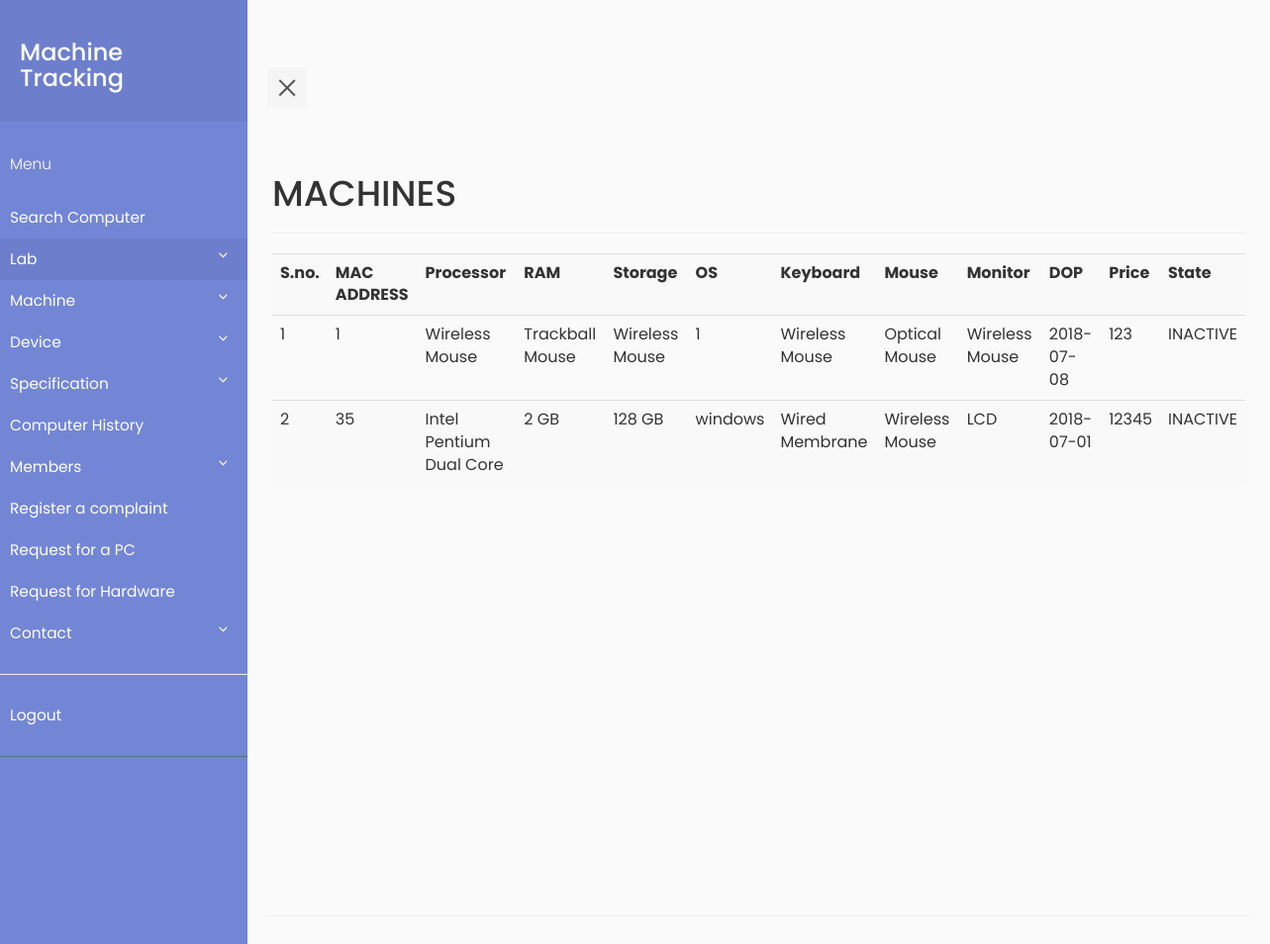
The app's page /new_machines.php (signed in) with its own data.
### tables this page shows
CREATE TABLE `machine` (
  `machine_id` int(11) NOT NULL,
  `MAC_ADDR` varchar(30) DEFAULT NULL,
  `processor` int(11) NOT NULL,
  `ram` int(11) NOT NULL,
  `memory` int(11) NOT NULL,
  `DOP` date DEFAULT NULL,
  `price` int(11) DEFAULT NULL,
  `state` varchar(10) DEFAULT NULL,
  `os` varchar(30) DEFAULT NULL,
  `monitor` int(11) NOT NULL,
  `keyboard` int(11) NOT NULL,
  `mouse` int(11) NOT NULL,
  `grn` int(11) NOT NULL
);

CREATE TABLE `specification` (
  `spec_id` int(11) NOT NULL,
  `spec` varchar(50) DEFAULT NULL,
  `name_id` int(11) DEFAULT NULL
);

### new_machines.php (the view, shortened to what this page needs)
<?php
    require_once "pdo.php";
?>
<html>
<head>
    <link rel="stylesheet" type="text/css" href="https://maxcdn.bootstrapcdn.com/bootstrap/3.3.7/css/bootstrap.min.css" >
    <link rel="stylesheet" type="text/css" href="style5.css">
</head>
<body>
            <div class="wrapper">
     <?php include "navbar.php" ;?>
         <div class="container-fluid row" id="content">
    <div class="page-header">
    <h1>MACHINES</h1>
    </div>
    <?php
        $stmtcnt = $pdo->query("SELECT COUNT(*) FROM machine ");
        $row = $stmtcnt->fetch(PDO::FETCH_ASSOC);
        if($row['COUNT(*)']!=='0')
        {
            $i=1;
            $stmtread = $pdo->query('SELECT * FROM machine ORDER BY MAC_ADDR');
            echo ("<table class=\"table table-striped\">
                <tr> <th>S.no.</th><th>MAC ADDRESS</th><th>Processor</th><th>RAM</th><th>Storage</th><th>OS</th><th>Keyboard</th><th>Mouse</th><th>Monitor</th><th>DOP</th><th>Price</th> <th>State</th> </tr>");
            while ( $row = $stmtread->fetch(PDO::FETCH_ASSOC) )
            {
                $stmtreadn = $pdo->prepare("SELECT * FROM position where machine_id = :mid");
                $stmtreadn->execute(array(':mid' => $row['machine_id']));
                $rown=$stmtreadn->fetch(PDO::FETCH_ASSOC);
                $processor = $pdo->prepare("SELECT description FROM hardware where hardware_id = :hid");
                $processor->execute(array(':hid' => $row['processor']));
                $processorn = $processor->fetch(PDO::FETCH_ASSOC);
                $ram = $pdo->prepare("SELECT description FROM hardware where hardware_id = :hid");
                $ram->execute(array(':hid' => $row['ram']));
                $ramn = $ram->fetch(PDO::FETCH_ASSOC);
                $memory = $pdo->prepare("SELECT description FROM hardware where hardware_id = :hid");
                $memory->execute(array(':hid' => $row['memory']));
                $memoryn = $memory->fetch(PDO::FETCH_ASSOC);
                $keyboard = $pdo->prepare("SELECT description FROM hardware where hardware_id = :hid");
                $keyboard->execute(array(':hid' => $row['keyboard']));
                $keyboardn = $keyboard->fetch(PDO::FETCH_ASSOC);
                $mouse = $pdo->prepare("SELECT description FROM hardware where hardware_id = :hid");
                $mouse->execute(array(':hid' => $row['mouse']));
                $mousen = $mouse->fetch(PDO::FETCH_ASSOC);
                $monitor = $pdo->prepare("SELECT description FROM hardware where hardware_id = :hid");
                $monitor->execute(array(':hid' => $row['monitor']));
                $monitorn = $monitor->fetch(PDO::FETCH_ASSOC);
                if($rown===FALSE)
                {
                    echo ("<tr>");
                    echo ("<td>");
                    echo($i);
                    echo("</td>");
                    echo ("<td>");
                    echo(htmlentities($row['MAC_ADDR']));
                    echo ("</td>");
                    echo ("<td>");
                $pro = $pdo->prepare("SELECT spec FROM specification where spec_id = :spec_id");
                $pro->execute(array(':spec_id' => $processorn['description']));
                $pron = $pro->fetch(PDO::FETCH_ASSOC);
                echo($pron['spec']);
                echo ("</td>");
                   echo ("<td>");
                 $ram = $pdo->prepare("SELECT spec FROM specification where spec_id = :spec_id");
                $ram->execute(array(':spec_id' => $ramn['description']));
                $ramn = $ram->fetch(PDO::FETCH_ASSOC);
                echo($ramn['spec']);
                echo ("</td>");
                echo ("<td>");
                 $memory = $pdo->prepare("SELECT spec FROM specification where spec_id = :spec_id");
                $memory->execute(array(':spec_id' => $memoryn['description']));
                $memoryn = $memory->fetch(PDO::FETCH_ASSOC);
                echo($memoryn['spec']);
                echo ("</td>");
                    echo ("<td>");
                    echo(htmlentities($row['os']));
                    echo ("</td>");
                    echo ("<td>");
                $keyboard = $pdo->prepare("SELECT spec FROM specification where spec_id = :spec_id");
                $keyboard->execute(array(':spec_id' => $keyboardn['description']));
                $keyboardn = $keyboard->fetch(PDO::FETCH_ASSOC);
                echo($keyboardn['spec']);
                echo ("</td>");
                echo ("<td>");
                $mouse = $pdo->prepare("SELECT spec FROM specification where spec_id = :spec_id");
                $mouse->execute(array(':spec_id' => $mousen['description']));
                $mousen = $mouse->fetch(PDO::FETCH_ASSOC);
                echo($mousen['spec']);
                echo ("</td>");
                echo ("<td>");
                $monitor = $pdo->prepare("SELECT spec FROM specification where spec_id = :spec_id");
                $monitor->execute(array(':spec_id' => $monitorn['description']));
                $monitorn = $monitor->fetch(PDO::FETCH_ASSOC);
                echo($monitorn['spec']);
                echo ("</td>");
                    echo ("<td>");
                    echo(htmlentities($row['DOP']));
                    echo ("</td>");
                    echo ("<td>");
                    echo(htmlentities($row['price']));
                    echo ("</td>");
                    echo ("<td>");
                    echo(htmlentities($row['state']));
                    echo ("</td>");
                    $i++;
                }
            }
            echo('</table>');
        }
    ?>
    </div>
</body>
</html>

### style5.css (style rules this page uses)
body { font-family: 'Poppins', sans-serif; background: #fafafa; }
.wrapper { display: flex; align-items: stretch; perspective: 1500px; }
#content { padding: 20px; min-height: 100vh; transition: all 0.3s; }

### records on screen
machine: MAC_ADDR "1", specification.spec "Wireless Mouse", specification.spec "Trackball Mouse", os "1", specification.spec "Optical Mouse", DOP "2018-07-08", price "123", state "INACTIVE"
machine: MAC_ADDR "35", specification.spec "Intel Pentium Dual Core", specification.spec "2 GB", specification.spec "128 GB", os "windows", specification.spec "Wired Membrane", specification.spec "Wireless Mouse", specification.spec "LCD", DOP "2018-07-01", price "12345", state "INACTIVE"
